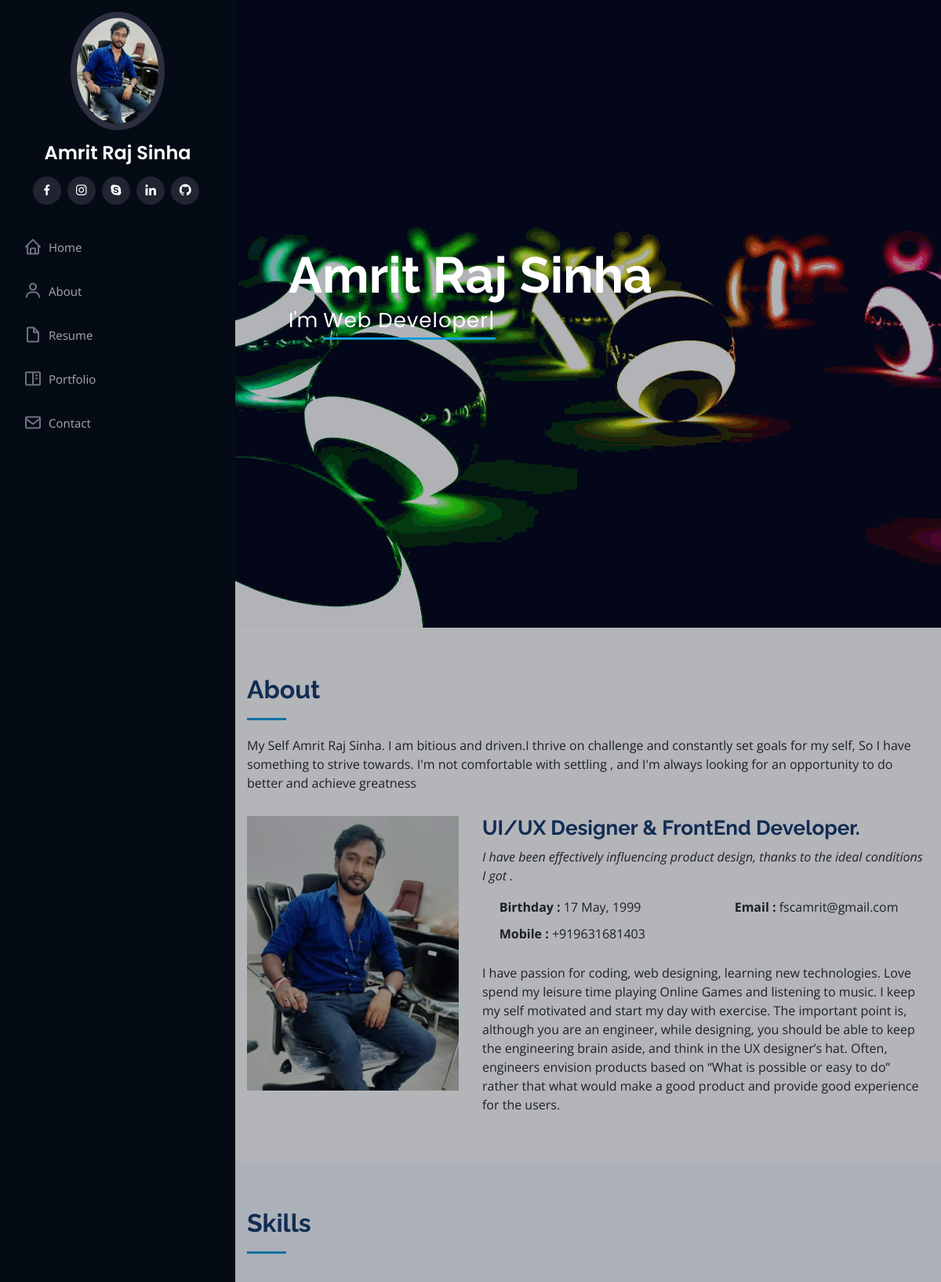
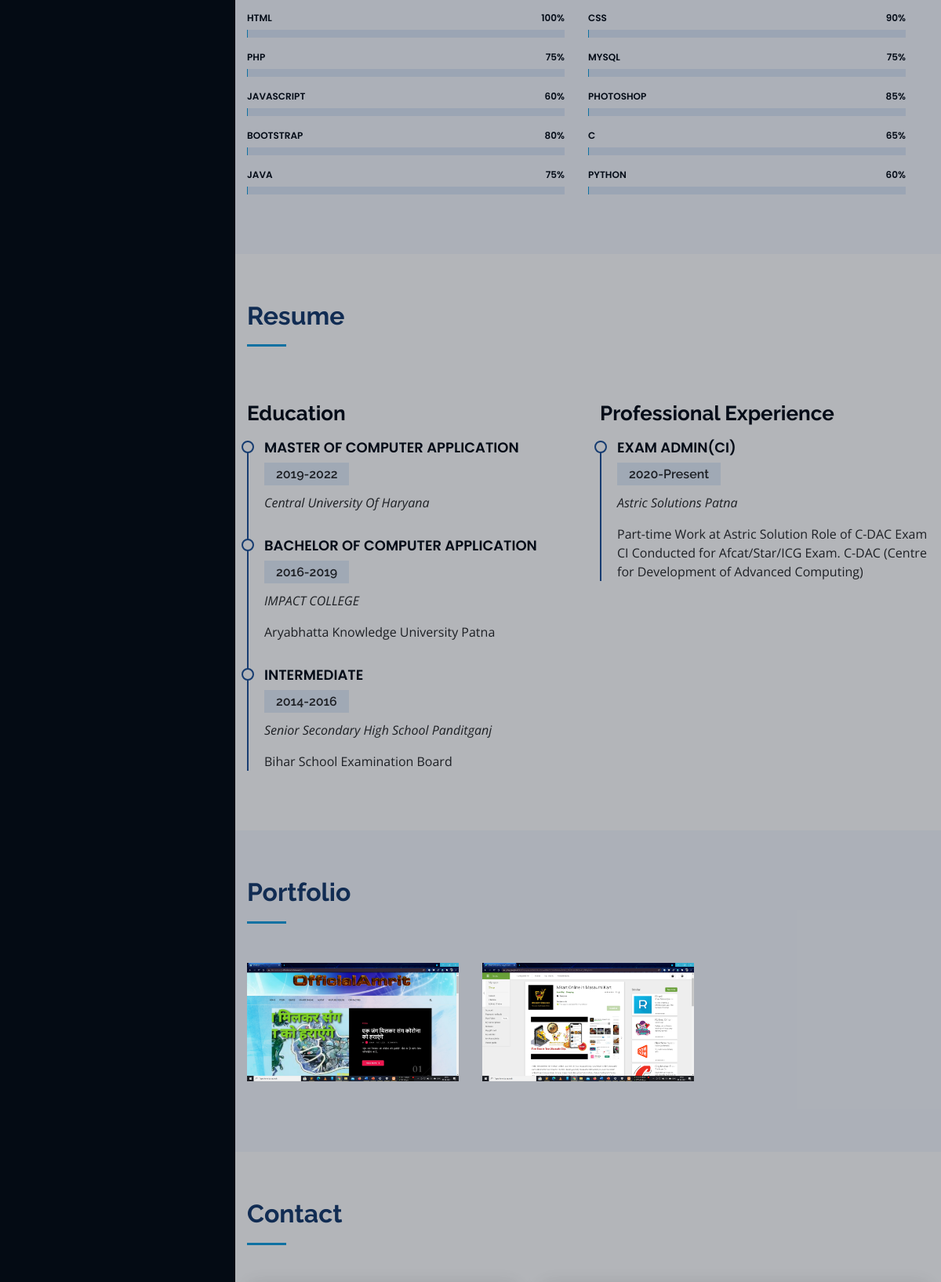
The page / (upper part) on the database its author committed (2 pictures, top to bottom).
### tables this page shows
CREATE TABLE `basic_setup` (
  `id` int(11) NOT NULL,
  `title` varchar(250) NOT NULL,
  `description` text NOT NULL,
  `keyword` text NOT NULL,
  `icon` varchar(250) NOT NULL
);

CREATE TABLE `personal_setup` (
  `id` int(11) NOT NULL,
  `profilepic` varchar(250) NOT NULL,
  `name` varchar(250) NOT NULL,
  `twitter` varchar(200) NOT NULL,
  `facebook` varchar(200) NOT NULL,
  `instagram` varchar(200) NOT NULL,
  `skype` varchar(200) NOT NULL,
  `linkedin` varchar(200) NOT NULL,
  `github` varchar(200) NOT NULL,
  `homewallpaper` varchar(200) NOT NULL,
  `professions` varchar(200) NOT NULL,
  `location` text NOT NULL,
  `mobile` varchar(200) NOT NULL,
  `emailid` varchar(200) NOT NULL
);

CREATE TABLE `portfolio` (
  `id` int(11) NOT NULL,
  `projectname` varchar(250) NOT NULL,
  `projectpic` varchar(250) NOT NULL,
  `projectlink` text NOT NULL
);

### index.php (the view, shortened to what this page needs)
<?php include('./include/db.php');
$query = "SELECT * FROM basic_setup,personal_setup,aboutus_setup";
$runquery = mysqli_query($db,$query);
$data = mysqli_fetch_array($runquery);
?>
<!DOCTYPE html>
<html lang="en">
<head>
    <link href="assets/vendor/bootstrap/css/bootstrap.min.css" rel="stylesheet">
    <link href="assets/vendor/icofont/icofont.min.css" rel="stylesheet">
    <link href="assets/vendor/boxicons/css/boxicons.min.css" rel="stylesheet">
    <link href="assets/vendor/venobox/venobox.css" rel="stylesheet">
    <link href="assets/vendor/owl.carousel/assets/owl.carousel.min.css" rel="stylesheet">
    <link href="assets/vendor/aos/aos.css" rel="stylesheet">
    <link href="assets/css/style.css" rel="stylesheet">
</head>
<body>
    <header id="header">
        <div class="d-flex flex-column">
            <div class="profile">
                <img src="assets/img/<?=$data['profilepic']?>" alt="" class="img-fluid rounded-circle">
                <h1 class="text-light"><a href="#"><?=$data['name']?></a></h1>
                <div class="social-links mt-3 text-center">
                    <?php
        if($data['facebook']!=""){
            ?>
                    <a href="<?=$data['facebook']?>" class="facebook"><i class="bx bxl-facebook"></i></a>
                    <?php
        }
      if($data['instagram']!=""){
            ?>
                    <a href="<?=$data['instagram']?>" class="instagram"><i class="bx bxl-instagram"></i></a>
                    <?php
        }
       if($data['skype']!=""){
            ?>
                    <a href="<?=$data['instagram']?>" class="google-plus"><i class="bx bxl-skype"></i></a>
                    <?php
        }
      if($data['linkedin']!=""){
            ?>
                    <a href="<?=$data['linkedin']?>" class="linkedin"><i class="bx bxl-linkedin"></i></a>
                    <?php
        }
      if($data['github']!=""){
            ?>
                    <a href="<?=$data['instagram']?>" class="github"><i class="bx bxl-github"></i></a>
                    <?php
        }
        ?>
                </div>
            </div>
            <nav class="nav-menu">
                <ul>
                    <li class=""><a href="#hero"><i class="bx bx-home"></i> <span>Home</span></a></li>
                    <li><a href="#about"><i class="bx bx-user"></i> <span>About</span></a></li>
                    <li><a href="#resume"><i class="bx bx-file-blank"></i> <span>Resume</span></a></li>
                    <li><a href="#portfolio"><i class="bx bx-book-content"></i> Portfolio</a></li>
                    <li><a href="#contact"><i class="bx bx-envelope"></i> Contact</a></li>
                </ul>
            </nav>
        </div>
    </header>
    <section id="hero" class="d-flex flex-column justify-content-center align-items-center">
        <div class="hero-container" data-aos="fade-in">
            <h1><?=$data['name']?></h1>
            <p>I'm <span class="typed" data-typed-items="<?php
          $prof = explode(",",$data['professions']);
          foreach($prof as $value){echo $value.",";}?>"></span></p>
        </div>
    </section>
    <main id="main">
        <section id="about" class="about">
            <div class="container">
                <div class="section-title">
                    <h2>About</h2>
                    <p><?=$data['shortdesc']?></p>
                </div>
                <div class="row">
                    <div class="col-lg-4" data-aos="fade-right">
                    </div>
                    <div class="col-lg-8 pt-4 pt-lg-0 content" data-aos="fade-left">
                        <h3><?=$data['heading']?></h3>
                        <p class="font-italic">
                        </p>
                        <div>
                            <ul class="row">
                                <li class="col-lg-6"><i class="icofont-rounded-right"></i> <strong>Birthday :</strong> <?=$data['dob']?></li>
                                <li class="col-lg-6"><i class="icofont-rounded-right"></i> <strong>Email :</strong> <?=$data['emailid']?></li>
                                <li class="col-lg-5"><i class="icofont-rounded-right"></i> <strong>Mobile :</strong> <?=$data['mobile']?></li>
                            </ul>
                        </div>
                        <p>
                        </p>
                    </div>
                </div>
            </div>
        </section>
        <section id="skills" class="skills section-bg">
            <div class="container">
                <div class="section-title">
                    <h2>Skills</h2>
                </div>
                <div class="row skills-content">
                    <div class="row col-lg-12" data-aos="fade-up">
<?php
                    $query3 = "SELECT * FROM skills";
$runquery3= mysqli_query($db,$query3);
while($data3=mysqli_fetch_array($runquery3)){
    ?>
                        <div class="progress col-lg-6">
                            <span class="skill"><?=$data3['skill']?> <i class="val"><?=$data3['score']?>%</i></span>
                        </div>
 <?php
}
                    ?>
                    </div>
                </div>
            </div>
        </section>
        <section id="resume" class="resume">
            <div class="container">
                <div class="section-title">
                    <h2>Resume</h2>
                </div>
                <div class="row">
                    <div class="col-lg-6" data-aos="fade-up">
                        <h3 class="resume-title">Education</h3>
                        <?php
                    $query4 = "SELECT * FROM resume WHERE category='e'";
$runquery4= mysqli_query($db,$query4);
while($data4=mysqli_fetch_array($runquery4)){
    ?>
                    <div class="resume-item">
                            <h4><?=$data4['title']?></h4>
                            <h5><?=$data4['year']?></h5>
                            <p><em><?=$data4['ogname']?></em></p>
                            <p><?=$data4['workdesc']?></p>
                        </div>
                                <?php
}
                    ?>
                    </div>
                    <div class="col-lg-6" data-aos="fade-up" data-aos-delay="100">
                        <h3 class="resume-title">Professional Experience</h3>
                        <?php
                    $query4 = "SELECT * FROM resume WHERE category='pe'";
$runquery4= mysqli_query($db,$query4);
while($data4=mysqli_fetch_array($runquery4)){
    ?>
                    <div class="resume-item">
                            <h4><?=$data4['title']?></h4>
                            <h5><?=$data4['year']?></h5>
                            <p><em><?=$data4['ogname']?></em></p>
                            <p><?=$data4['workdesc']?></p>
                        </div>
                                <?php
}
                    ?>
                    </div>
                </div>
            </div>
        </section>
        <section id="portfolio" class="portfolio section-bg">
            <div class="container">
                <div class="section-title">
                    <h2>Portfolio</h2>
                </div>
                <div class="row portfolio-container" data-aos="fade-up" data-aos-delay="100">
                   <?php
                    $query5 = "SELECT * FROM portfolio";
$runquery5= mysqli_query($db,$query5);
while($data5=mysqli_fetch_array($runquery5)){
    ?>
                  <div class="col-lg-4 col-md-6 portfolio-item">
                        <div class="portfolio-wrap">
                            <img src="assets/img/<?=$data5['projectpic']?>" class="img-fluid" alt="">
                        </div>
                    </div>
<?php
}
                    ?>
                </div>
            </div>
        </section>
        <section id="contact" class="contact">
            <div class="container">
                <div class="section-title">
                    <h2>Contact</h2>
                </div>
            </div>
        </section>
    </main>
</body>
</html>

### assets/css/style.css (style rules this page uses)
body { font-family: "Open Sans", sans-serif; color: #272829; }
a { color: #149ddd; }
h1, h2, h3, h4, h5, h6 { font-family: "Raleway", sans-serif; }
#header { position: fixed; top: 0; left: 0; bottom: 0; width: 300px; transition: all ease-in-out 0.5s; z-index: 9997; transition: all 0.5s; padding: 0 15px; background: #040b14; overflow-y: auto; }
#header .profile img { margin: 15px auto; display: block; width: 120px; border: 8px solid #2c2f3f; }
#header .profile h1 { font-size: 24px; margin: 0; padding: 0; font-weight: 600; -moz-text-align-last: center; text-align-last: center; font-family: "Poppins", sans-serif; }
#header .profile h1 a, #header .profile h1 a:hover { color: #fff; text-decoration: none; }
#header .profile .social-links a { font-size: 18px; display: inline-block; background: #212431; color: #fff; line-height: 1; padding: 8px 0; margin-right: 4px; border-radius: 50%; text-align: center; width: 36px; height: 36px; transition: 0.3s; }
#main { margin-left: 300px; }
.nav-menu { padding-top: 30px; }
.nav-menu * { margin: 0; padding: 0; list-style: none; }
.nav-menu > ul > li { position: relative; white-space: nowrap; }
.nav-menu a { display: flex; align-items: center; color: #a8a9b4; padding: 12px 15px; margin-bottom: 8px; transition: 0.3s; font-size: 15px; }
.nav-menu a i { font-size: 24px; padding-right: 8px; color: #6f7180; }
#hero { width: 100%; height: 100vh; background: url("../img/hero-bg.jpg") top center; background-size: cover; }
#hero:before { content: ""; background: rgba(5, 13, 24, 0.3); position: absolute; bottom: 0; top: 0; left: 0; right: 0; z-index: 1; }
#hero .hero-container { position: relative; z-index: 2; min-width: 300px; }
#hero h1 { margin: 0 0 10px 0; font-size: 64px; font-weight: 700; line-height: 56px; color: #fff; }
#hero p { color: #fff; margin-bottom: 50px; font-size: 26px; font-family: "Poppins", sans-serif; }
#hero p span { color: #fff; padding-bottom: 4px; letter-spacing: 1px; border-bottom: 3px solid #149ddd; }
@media (min-width: 1024px) { #hero { background-attachment: fixed; } }
section { padding: 60px 0; overflow: hidden; }
.section-bg { background: #f5f8fd; }
.section-title { padding-bottom: 30px; }
.section-title h2 { font-size: 32px; font-weight: bold; margin-bottom: 20px; padding-bottom: 20px; position: relative; color: #173b6c; }
.section-title h2::after { content: ''; position: absolute; display: block; width: 50px; height: 3px; background: #149ddd; bottom: 0; left: 0; }
.section-title p { margin-bottom: 0; }
.about .content h3 { font-weight: 700; font-size: 26px; color: #173b6c; }
.about .content ul { list-style: none; padding: 0; }
.about .content ul li { padding-bottom: 10px; }
.about .content p:last-child { margin-bottom: 0; }
.skills .progress { height: 50px; display: block; background: none; }
.skills .progress .skill { padding: 0; margin: 0 0 6px 0; text-transform: uppercase; display: block; font-weight: 600; font-family: "Poppins", sans-serif; color: #050d18; }
.skills .progress .skill .val { float: right; font-style: normal; }
.resume .resume-title { font-size: 26px; font-weight: 700; margin-top: 20px; margin-bottom: 20px; color: #050d18; }
.resume .resume-item { padding: 0 0 20px 20px; margin-top: -2px; border-left: 2px solid #1f5297; position: relative; }
.resume .resume-item h4 { line-height: 18px; font-size: 18px; font-weight: 600; text-transform: uppercase; font-family: "Poppins", sans-serif; color: #050d18; margin-bottom: 10px; }
.resume .resume-item h5 { font-size: 16px; background: #e4edf9; padding: 5px 15px; display: inline-block; font-weight: 600; margin-bottom: 10px; }
.resume .resume-item:last-child { padding-bottom: 0; }
.resume .resume-item::before { content: ""; position: absolute; width: 16px; height: 16px; border-radius: 50px; left: -9px; top: 0; background: #fff; border: 2px solid #1f5297; }
.portfolio .portfolio-item { margin-bottom: 30px; }
.portfolio .portfolio-wrap { transition: 0.3s; position: relative; overflow: hidden; z-index: 1; }
.portfolio .portfolio-wrap::before { content: ""; background: rgba(255, 255, 255, 0.5); position: absolute; left: 0; right: 0; top: 0; bottom: 0; transition: all ease-in-out 0.3s; z-index: 2; opacity: 0; }
.contact { padding-bottom: 130px; }

### rows shown on the page
basic_setup: personal_setup.profilepic (picture), personal_setup.name "Amrit Raj Sinha"
portfolio: projectpic (picture)
portfolio: projectpic (picture)
